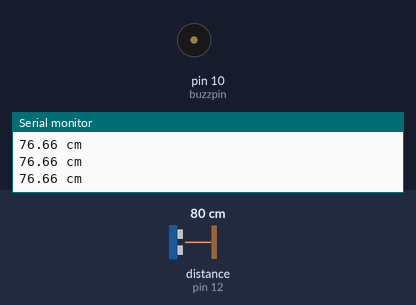
Bench run of a sketch on a simulated Arduino Uno, built with avr-gcc and run on an emulated ATmega328P. Parts: buzzer (waves = sounding, pin HIGH), the last lines printed to the serial monitor. Wiring (inferred from the names in the program): ultrasonic range finder: trigger pin 13; echo pin 12. The inputs (shaded band) are chosen by the test bench; at power-on: distance to the obstacle (sensor on pin 12) 80 cm. The echo pulse lasts 58.3 µs per cm; pins used as bus, display or sensor lines are not drawn.

Above: at 1.3 s.
1.4 s: distance to the obstacle (sensor on pin 12) set to 10 cm
2.9 s: distance to the obstacle (sensor on pin 12) set to 7 cm
At 3.3 s:
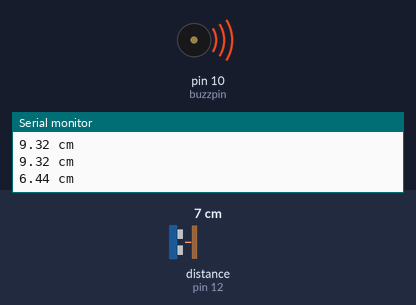
4.5 s: distance to the obstacle (sensor on pin 12) set to 9 cm
At 6.0 s:
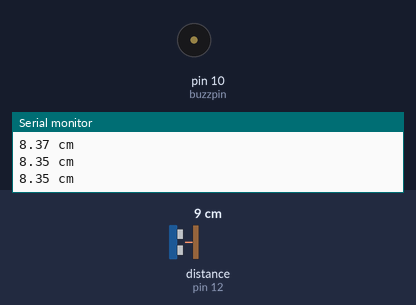
6.3 s: distance to the obstacle (sensor on pin 12) set to 2 cm
At 7.3 s:
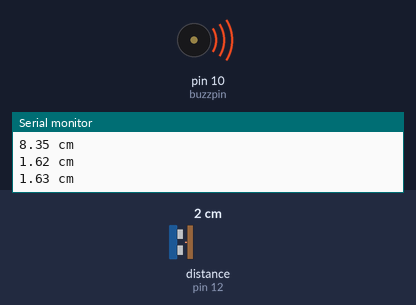
Timing chart, 0 to 8.8 s (numbered marks = the images above; inputs shaded):
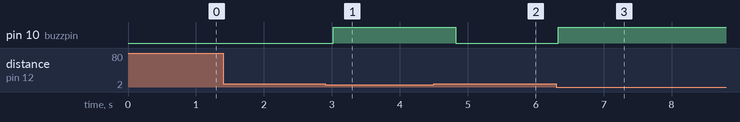

The sketch:

ultrasonic.ino
```cpp
int trigpin=13;
int echopin=12;
int buzzpin=10;
void setup() {
  // put your setup code here, to run once:
  Serial.begin(9600);
  pinMode(trigpin,OUTPUT);
  pinMode(echopin,INPUT);
  pinMode(buzzpin,OUTPUT);
}

void loop() {
  // put your main code here, to run repeatedly:
  double distance, duration;
  digitalWrite(trigpin,LOW);
  delayMicroseconds(2);
  digitalWrite(trigpin,HIGH);
  delayMicroseconds(10);
  digitalWrite(trigpin,LOW);
  duration=pulseIn(echopin,HIGH);
  distance=(duration*0.033)/2;
  if(distance<=8.0)
    { digitalWrite(buzzpin,HIGH);
     delay(100);}
  else
     digitalWrite(buzzpin,LOW);
  Serial.print((distance));
  Serial.println(" cm");
  delay(500);
}
```

Measured:
- the behaviour switches between 9 and 8 cm on distance to the obstacle (sensor on pin 12) (found by bisection; images 0 and 1)
- after the input at 2.9 s, pin 10 (buzzpin): LOW → HIGH after 0.12 s
- after the input at 4.5 s, pin 10 (buzzpin): HIGH → LOW after 0.33 s
- after the input at 6.3 s, pin 10 (buzzpin): LOW → HIGH at once
